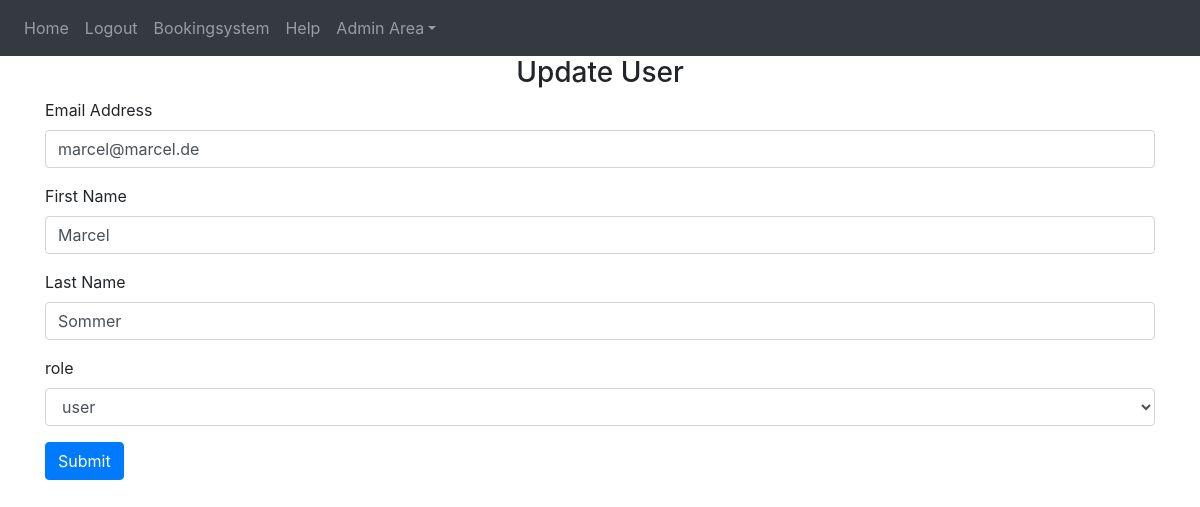
/admin-area/user/update-user/2 (signed in), run on the app's committed database.
### website/models.py (models this page shows)
class User(db.Model, UserMixin):
    id = db.Column(db.Integer, primary_key=True)
    email = db.Column(db.String(150), unique=True)
    password = db.Column(db.String(150))
    first_name = db.Column(db.String(150))
    last_name = db.Column(db.String(150))
    birth_date = db.Column(db.DateTime)
    role = db.Column(db.String(10))
    seats = db.relationship('Seat')

### website/admin.py (the view, shortened to what this page needs)
@admins.route('/user/update-user/<int:id>', methods=['GET','POST'])
@login_required
def update_user(id):
    user_to_update = User.query.get_or_404(id)
    return render_template('update_user.html', user= current_user, user_to_update=user_to_update)

### website/templates/update_user.html (shortened to what this page needs)
{% extends "base.html" %} {% block title %}Updating User{% endblock %}
{% block content %}
<form action="/update_user/ {{ user_to_update.id }}" method="POST">
  <h3 align="center">Update User</h3>
  <div class="form-group">
    <label for="email">Email Address</label>
    <input
      type="email"
      class="form-control"
      id="email"
      name="email"
      value="{{ user_to_update.email }}"
    />
  </div>
  <div class="form-group">
    <label for="first_name">First Name</label>
    <input
      type="text"
      class="form-control"
      id="first_name"
      name="first_name"
      value="{{ user_to_update.first_name }}"
    />
  </div>
  <div class="form-group">
    <label for="last_name">Last Name</label>
    <input
      type="text"
      class="form-control"
      id="last_name"
      name="last_name"
      value="{{ user_to_update.last_name }}"
    />
  </div>
  <div class="form-group">
    <label for="role">role</label>
    <select class="form-control" id="role" value="{{ user_to_update.role }}">
      <option>user</option>
    </select>
  </div>
  <button type="submit" class="btn btn-primary">Submit</button>
</form>
{% endblock %}

### data on the page
User: email "marcel@marcel.de", first_name "Marcel", last_name "Sommer", role "user"
